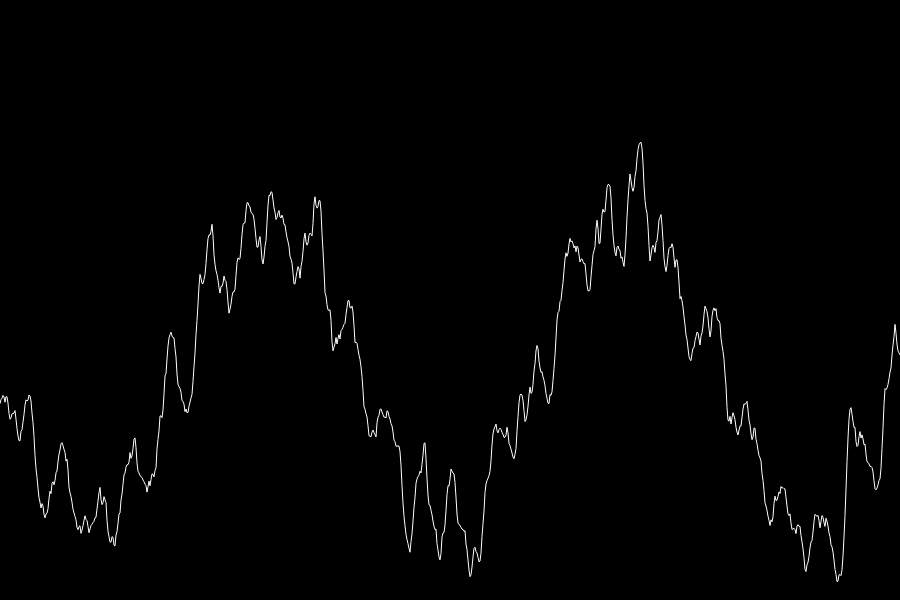
Frame 1 (no input)
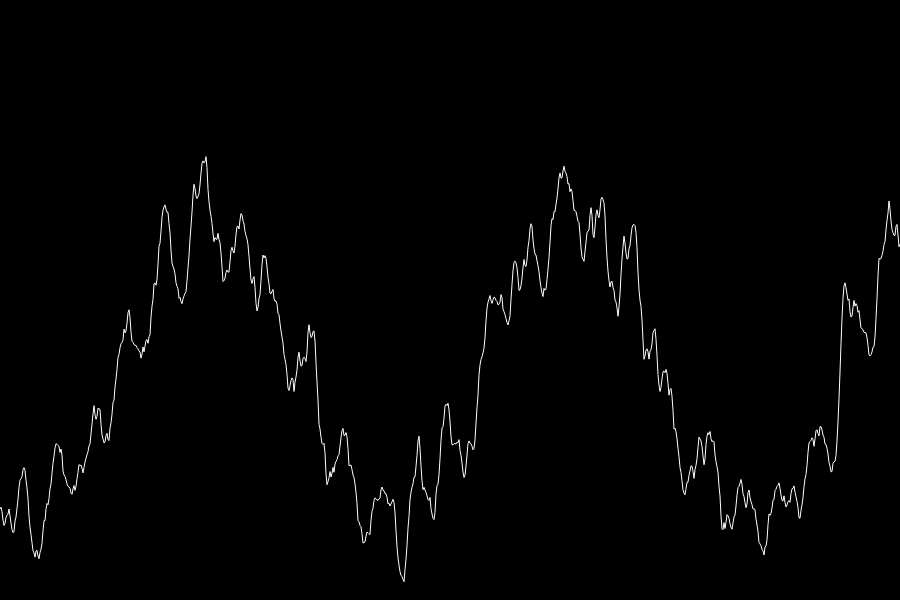
Frame 60 (no input)
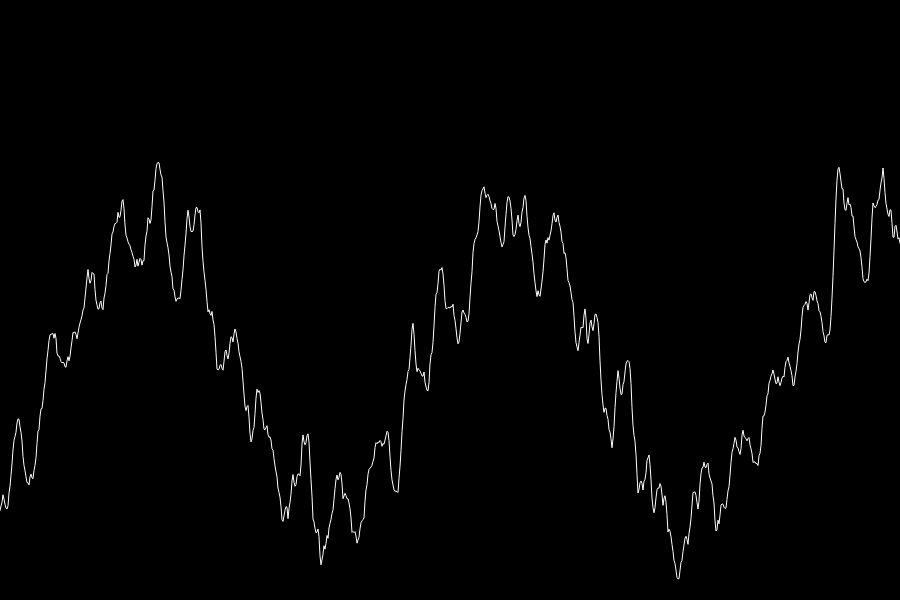
Frame 120 (the mouse pressed at the canvas centre since frame 60)

The p5.js sketch that drew these frames (run headless with seeded random() and noise() and a simulated clock; from frame 60 on, the mouse is pressed at the canvas centre):

// p5.js sketch
// ── sketch.js
function setup()
{
  createCanvas(900, 600);
  angleMode(DEGREES);
}

function draw()
{
  background(0);
  translate(0, height/2);
  
  stroke(255);
  noFill();
  
  beginShape();
  for (var x = 0; x <= width; ++x)
  {
    let wave1 = sin(x + frameCount) * height/4;
    let wave2 = sin(x * 10 + frameCount) * height/20;
    let wave3 = noise(x/10 + frameCount/100) * 150;
    vertex(x, wave3 + wave2 + wave1);
  }
  endShape();
}
